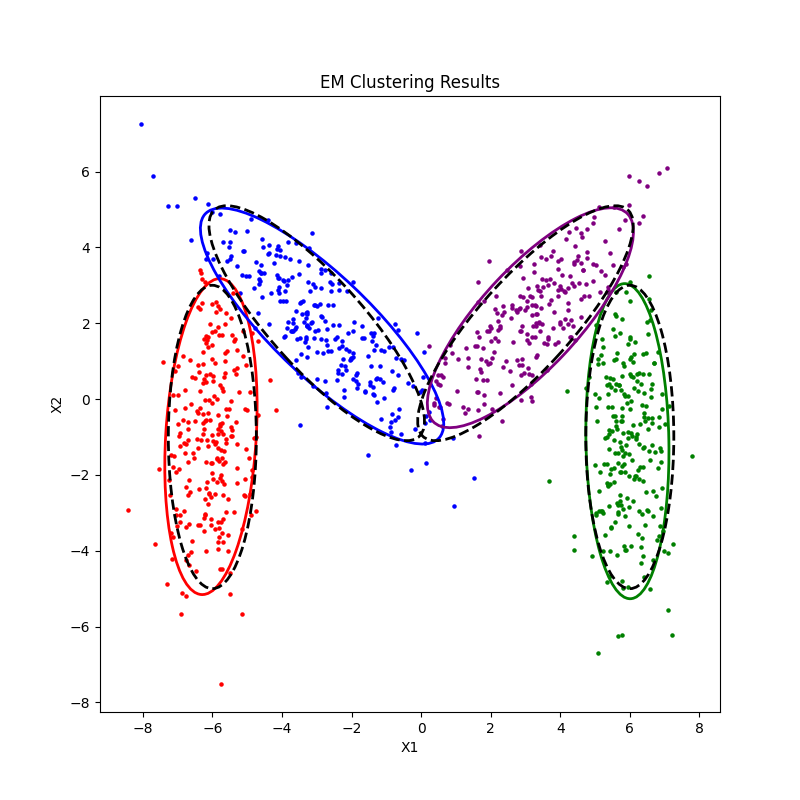

Generate this figure with Python:
import math
import matplotlib.pyplot as plt
import numpy as np
import scipy.linalg as linalg
import scipy.spatial.distance as dt
import scipy.stats as stats

group_means = np.array([[-6.0, -1.0],
                        [-3.0, +2.0],
                        [+3.0, +2.0],
                        [+6.0, -1.0]])

group_covariances = np.array([[[+0.4, +0.0],
                               [+0.0, +4.0]],
                              [[+2.4, -2.0],
                               [-2.0, +2.4]],
                              [[+2.4, +2.0],
                               [+2.0, +2.4]],
                              [[+0.4, +0.0],
                               [+0.0, +4.0]]])

# read data into memory
data_set = np.genfromtxt("hw05_data_set.csv", delimiter = ",")

# get X values
X = data_set[:, [0, 1]]

# set number of clusters
K = 4

# STEP 2
# should return initial parameter estimates
# as described in the homework description
def initialize_parameters(X, K):
    # your implementation starts below
    initial_means = np.genfromtxt("hw05_initial_centroids.csv", delimiter = ",")
    assert initial_means.shape == (K, X.shape[1])
    means = initial_means[:K]

    # Assign points by distance to initial means
    distances = dt.cdist(X, means)
    assignments = np.argmin(distances, axis=1)
    covariances = np.array([np.cov(X[assignments == k].T) for k in range(K)])
    priors = np.array([np.mean(assignments == k) for k in range(K)])
    # your implementation ends above
    return(means, covariances, priors)

means, covariances, priors = initialize_parameters(X, K)

# STEP 3
# should return final parameter estimates of
# EM clustering algorithm
def em_clustering_algorithm(X, K, means, covariances, priors):
    # your implementation starts below

    # --- FUNCTIONS --- #
    def calculate_responsibilities(X, means, covariances, priors):
        K = means.shape[0]
        N = X.shape[0]

        responsibilities = np.zeros((N, K))
        for k in range(K):
            rv = stats.multivariate_normal(means[k], covariances[k])
            probabilities = rv.pdf(X)
            responsibilities[:, k] = probabilities * priors[k] # P(x|k) * P(k)
        responsibilities_sum  = np.sum(responsibilities, axis=1)[:, np.newaxis] # sum_k P(x|k) * P(k)
        responsibilities = responsibilities / responsibilities_sum #normalized probabilities
        return responsibilities
    def update_means(X, responsibilities):

        K = responsibilities.shape[1]
        # Initialize an array to hold the new means
        new_means = np.zeros((K, X.shape[1]))
        
        # Update each mean
        for k in range(K):
            # Calculate the weighted sum of all points for the current cluster
            weighted_sum = np.sum(responsibilities[:, k][:, np.newaxis] * X, axis=0)
            
            # Normalize by the sum of the responsibilities for the current cluster
            new_means[k] = weighted_sum / np.sum(responsibilities[:, k])
        return new_means
    def update_covariances(X, responsibilities, means):
        K = responsibilities.shape[1]
        n_features = X.shape[1]
        
        new_covariances = np.zeros((K, n_features, n_features))
        
        for k in range(K):
            # Calculate the weighted outer product of the deviations
            deviation = X - means[k]  # Deviation of data points from the mean
            weighted_outer_product = np.zeros((n_features, n_features))
            
            for i in range(X.shape[0]):
                weighted_outer_product += responsibilities[i, k] * np.outer(deviation[i], deviation[i])
            
            # Normalize by the sum of the responsibilities
            new_covariances[k] = weighted_outer_product / np.sum(responsibilities[:, k])
        
        return new_covariances
    def update_priors(responsibilities):
        N = responsibilities.shape[0]
        new_priors = np.sum(responsibilities, axis=0) / N
        return new_priors
    # --- END FUNCTIONS --- #
    iterations = 100

    assert not (len(means) > K)
    if len(means) < K:
        print("Warning: Number of means is not equal to K. Using means up to K.")
        means = means[:K]

    for _ in range(iterations):
        # E-step: Calculate responsibilities
        responsibilities = calculate_responsibilities(X, means, covariances, priors)

        # M-step: Update parameters
        means = update_means(X, responsibilities)
        covariances = update_covariances(X, responsibilities, means)
        priors = update_priors(responsibilities)

    # Compute final assignments based on the highest responsibility
    assignments = np.argmax(responsibilities, axis=1)

    # your implementation ends above
    return(means, covariances, priors, assignments)

means, covariances, priors, assignments = em_clustering_algorithm(X, K, means, covariances, priors)
print(means)
print(priors)

# STEP 4
# should draw EM clustering results as described
# in the homework description
def draw_clustering_results(X, K, group_means, group_covariances, means, covariances, assignments):
    # your implementation starts below
    from matplotlib.patches import Ellipse
    scale_factor = 4
    plt.figure(figsize=(8, 8))
    colors = ['red', 'blue', 'green', 'purple']
    for k in range(K):
        plt.scatter(X[assignments == k, 0], X[assignments == k, 1], c=colors[k], s=5)
    # for mean, color in zip(means, colors):
    #     plt.scatter(mean[0], mean[1], c=color, s=100, edgecolors='k')

    for mean, cov, color in zip(means, covariances, colors):
        eigenvalues, eigenvectors = linalg.eig(cov)
        angle = np.degrees(np.arctan2(*eigenvectors[:,0][::-1]))
        width, height = scale_factor * np.sqrt(eigenvalues) 
        ell = Ellipse(xy=mean, width=width, height=height, angle=angle, 
                      edgecolor=color, lw=2, facecolor='none')
        plt.gca().add_artist(ell)

    # Plot the true means and covariances
    for mean, cov in zip(group_means, group_covariances):
        eigenvalues, eigenvectors = linalg.eig(cov)
        angle = np.degrees(np.arctan2(*eigenvectors[:,0][::-1]))
        width, height = scale_factor * np.sqrt(eigenvalues) 
        ell = Ellipse(xy=mean, width=width, height=height, angle=angle, 
                      edgecolor="black", lw=2, facecolor='none', linestyle='dashed')
        plt.gca().add_artist(ell)

    plt.xlabel('X1')
    plt.ylabel('X2')
    plt.title('EM Clustering Results')
    plt.savefig('0078940.png')
    plt.show()
    
    # your implementation ends above
    
draw_clustering_results(X, K, group_means, group_covariances, means, covariances, assignments)